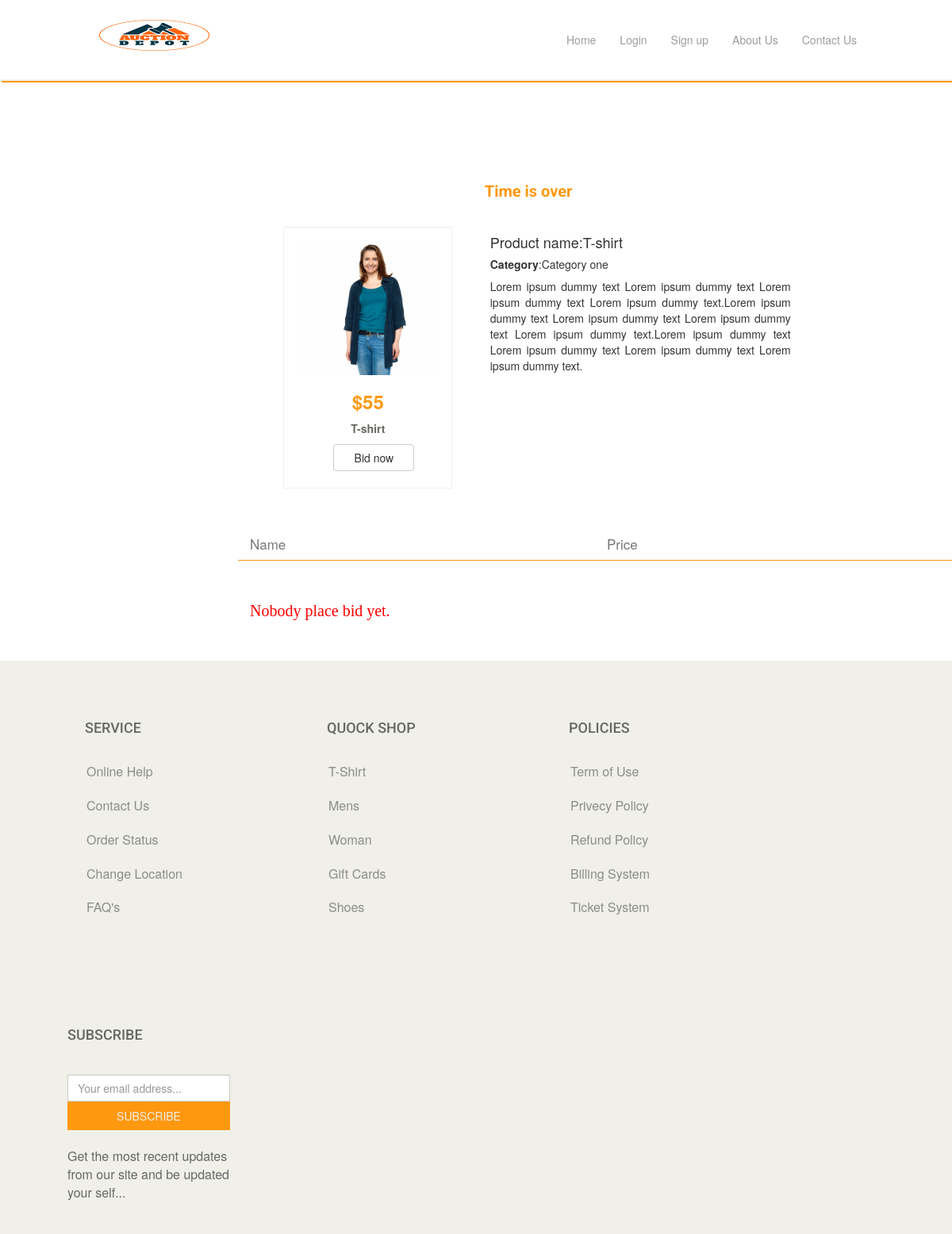
Screenshot of /products_details.php?itemid=6 with the database file from the repository.
### tables this page shows
CREATE TABLE `tbl_item` (
  `item_id` int(11) NOT NULL,
  `item_name` varchar(255) NOT NULL,
  `item_price` varchar(255) NOT NULL,
  `item_desc` text NOT NULL,
  `time_duration` varchar(255) NOT NULL,
  `strt_time` varchar(255) NOT NULL,
  `end_time` varchar(255) NOT NULL,
  `img_id` int(11) NOT NULL,
  `image` varchar(255) NOT NULL,
  `cat_id` int(11) NOT NULL,
  `user_id` int(11) NOT NULL,
  `status` int(11) NOT NULL DEFAULT '0'
);

### class/Item.php (called while the page is built, shortened)
<?php
   $filepath = realpath(dirname(__FILE__));
   include_once ($filepath.'/../libs/Database.php');
 ?>
<?php
 class Item{
 	 private $db;
     public function __construct(){
          $this->db = new Database();
    }
    public function getitembyid($itemid){
         $query = "SELECT * FROM tbl_item WHERE item_id='$itemid'";
         $result = $this->db->select($query);
         return $result;
    }
 }
?>

### libs/Database.php (called while the page is built, shortened)
<?php
Class Database{
  public $host   = DB_HOST;
  public $user   = DB_USER;
  public $pass   = DB_PASS;
  public $dbname = DB_NAME;
 public $link;
private function connectDB(){
       $this->link = new mysqli($this->host, $this->user, $this->pass,
        $this->dbname);
 }
public function select($query){
      $result = $this->link->query($query) or
       die($this->link->error.__LINE__);
      if($result->num_rows > 0){
        return $result;
      } else {
        return false;
      }
 }
}
?>

### libs/Session.php (called while the page is built, shortened)
<?php
class Session{
 public static function get($key){
        if (isset($_SESSION[$key])) {
         return $_SESSION[$key];
        } else {
         return false;
        }
 }
}
?>

### class/Bid.php (called while the page is built, shortened)
<?php
   $filepath = realpath(dirname(__FILE__));
   include_once ($filepath.'/../libs/Database.php');
 ?>
<?php
 class Bid{
 	 private $db;
     public function __construct(){
          $this->db = new Database();
    }
    public function getallbidforspecificitem($itemid){
            $query="SELECT tbl_bid.*,tbl_user.user_name FROM tbl_bid
            INNER JOIN tbl_user
            ON tbl_bid.user_id=tbl_user.user_id
            WHERE item_id='$itemid'
            ORDER BY tbl_bid.bid_price DESC";
            $result=$this->db->select($query);
            return $result;
    }
 }
?>

### products_details.php (the view, shortened to what this page needs)
<?php include 'inc/header.php';?>
<?php
      if (isset($_GET['itemid'])) {
           $itemid = $_GET['itemid'];
      }
?>
 <div class="container-fluid">
       <div class="row mainsection">
                <div class="col-sm-12 col-md-3 col-lg-3 cat">
                </div>
                <div class="col-sm-12 col-md-9 col-lg-9 pro">
                     <?php
                                $Getitembyid = $item->getitembyid($itemid);
                                if($Getitembyid){
                                while($result = $Getitembyid->fetch_assoc()) {
                                   $userid = $result['user_id'];
                    ?>
                      <h2 class="protitle">
                        <?php
                                echo "<br>";
                                 $currenttime = date("Y-m-d H:i:s");
                                $strEnd      = $result['end_time'];
                                if ($currenttime<$strEnd) {
                                    $status=1;
                                }elseif($currenttime>=$strEnd){
                                     $status=0;
                                }
                                 echo "<br>";
                                 if($status==1){
                                     $strStart = date("Y-m-d H:i:s");
                                     $strEnd   = $result['end_time'];
                                     $dteStart = new DateTime($strStart);
                                     $dteEnd   = new DateTime($strEnd);
                                     $dteDiff  = $dteStart->diff($dteEnd);
                                     print "Time remaining:".$dteDiff->format("%R%a days:%H hours:%I minutes");
                                     echo "<br>";
                                 }elseif($status==0){
                                      echo "Time is over";
                                 }
                        ?>
                        </h2>
                      <div class="row product">
                             <div class="col-xs-6 col-sm-6 col-md-4 col-lg-4 prosection">
                                  <img class="img-responsive" src="<?php echo $result['image'];?>">
                                   <h3>$<?php echo $result['item_price'];?></h3>
                                   <p><?php echo $result['item_name'];?></p>
                                  <?php
                                       $user_id = Session::get('user_id');
                                       if ($user_id != $userid) {
                                  ?>
                                  <?php
                                       if($status==0){
                                  ?>
                                        <a onclick="return false" href="bid.php?itemid=<?php echo $result['item_id'];?>" class="btn btn-default">Bid now</a>
                                   <?php }else{ ?>
                                         <a href="bid.php?itemid=<?php echo $result['item_id'];?>" class="btn btn-default">Bid now</a>
                                   <?php } ?>
                                   <?php } ?>
                             </div>
                             <div class="col-xs-12 col-sm-12 col-md-6 col-lg-6 prodesection">
                                   <h4><span>Product name:</span><?php echo $result['item_name'];?></h4>
                                   <h5><b>Category</b>:<?php
                                         if ($result['cat_id']==1) {
                                               echo "Category one";
                                         }elseif($result['cat_id']==2){
                                                echo "Category two";
                                         }elseif($result['cat_id']==3){
                                                echo "Category three";
                                         }elseif($result['cat_id']==4){
                                                echo "Category four";
                                         }
                                    ?></h5>
                                   <p style="text-align: justify;"><?php echo $result['item_desc'];?></p>
                             </div>
                        <?php } }  ?>
                      </div>
                    <div class="row clientsectionhead">
                           <div class="col-sm-12 col-md-6 col-lg-6">
                                   <h3>Name</h3>
                           </div>
                           <div class="col-sm-12 col-md-6 col-lg-6">
                                  <h3>Price</h3>
                           </div>
                    </div>
                    <?php
                           $Getallbid = $bid->getallbidforspecificitem($itemid);
                           if($Getallbid) {
                           while($result = $Getallbid->fetch_assoc()) {
                    ?>
                      <div class="row clientsection">
                           <div class="col-sm-12 col-md-6 col-lg-6">
                                  <p><?php echo $result['user_name'];?></p>
                           </div>
                           <div class="col-sm-12 col-md-6 col-lg-6">
                                  <p id="price">$<?php echo $result['bid_price'];?></p>
                           </div>
                      </div>
                    <?php } } else{ ?>
                        <h3 style="font-size: 20px;margin-bottom: 6%;margin-top: 6%;color: red;
                        font-family: cursive;">Nobody place bid yet.</h3>
                    <?php } ?>
                </div>
       </div>
 </div>
<?php include 'inc/footer.php';?>

### css/style.css (style rules this page uses)
* { padding: 0px;margin: 0px; }
.protitle { margin-bottom: 4%; margin-top: 15%; font-family: 'Roboto', sans-serif; font-weight: bold; font-size: 20px; margin-left: 34%; color: #FE980F; }
.product { margin-left: 3%; margin-right: 3%; }
.prosection a { width: 102px; }
.prosection { position: relative; }
.prosection img { display: block; height: auto; }
.clientsectionhead { border-bottom: 1px solid #FE980F; }
.clientsectionhead h3 { font-size: 17px; color: #777; }

### rows the page displays
tbl_item: shows "Time is over", image (picture), item_price "55", item_name "T-shirt", cat_id "Category one", item_desc "Lorem ipsum dummy text Lorem ipsum dummy text Lorem ipsum dummy text Lorem ipsum dummy text.Lorem ipsum dummy text Lorem ipsum dummy text Lorem ipsum dummy text Lorem ipsum dummy text.Lorem ipsum dummy text Lorem ipsum dummy text Lorem ipsum dummy text Lorem ipsum dummy text."
